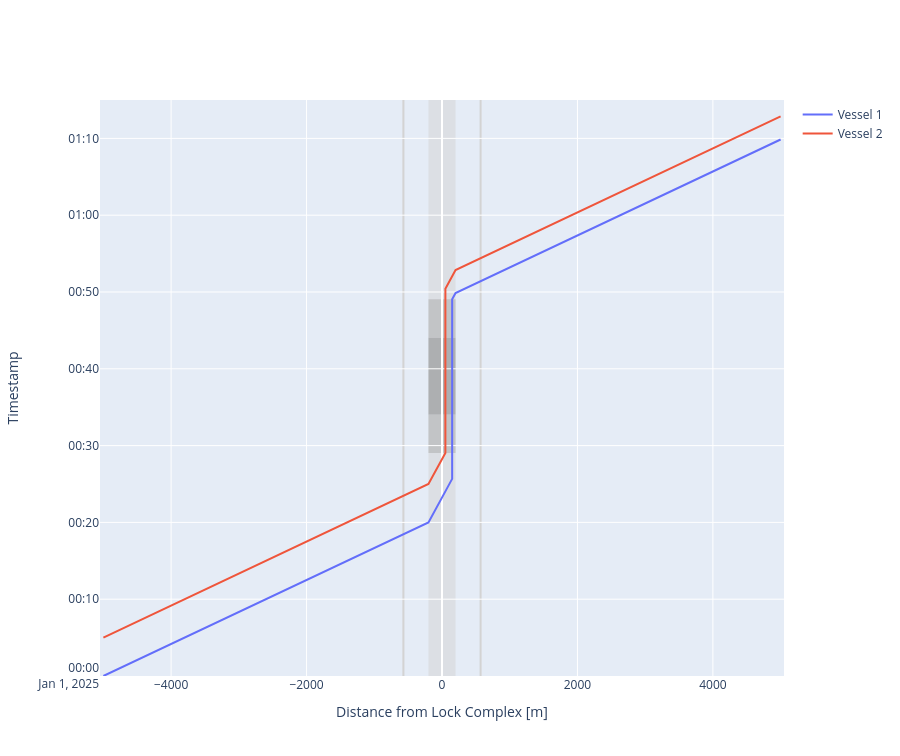

Notebook source saved alongside this figure:
### Markdown cell above
##### Time-distance diagram
The time-distance diagram confirms the above.

### Code cell
def cm_to_pixels(cm):
    return cm * 37.8 # Set figure height to 10 cmfig.update_layout(height=cm_to_pixels(10))

# We can plot the time-distance diagram
fig = lock_chamber.plot(xlimmin = -5050, 
                        xlimmax = 5050, 
                        ylimmin = datetime.datetime(2025, 1, 1, 0, 0, 0),
                        ylimmax = datetime.datetime(2025, 1, 1, 1, 15, 0),
                        method='Plotly')

fig.update_layout(height=cm_to_pixels(20))

### Figure 1 — Plotly figure (JSON) as saved in the notebook; plotly's stock layout.template omitted (floating-point values rounded to 4 significant figures)
{"data": [{"mode": "lines", "name": "Vessel 1", "type": "scatter", "x": [-5000.0, -5000.0, -200.0, -200.0, 150.0, 150.0, 150.0, 150.0, 150.0, 150.0, 150.0, 150.0, 200.0, 200.0, 570.0, 5000.0], "xaxis": "x", "y": ["2025-01-01T00:00:00", "2025-01-01T00:00:00", "2025-01-01T00:20:00", "2025-01-01T00:20:00", "2025-01-01T00:25:40.172786", "2025-01-01T00:29:02.980562", "2025-01-01T00:34:02.980562", "2025-01-01T00:34:02.980562", "2025-01-01T00:44:02.980562", "2025-01-01T00:44:02.980562", "2025-01-01T00:49:02.980562", "2025-01-01T00:49:02.980562", "2025-01-01T00:49:51.576674", "2025-01-01T00:49:51.576674", "2025-01-01T00:51:24.076674", "2025-01-01T01:09:51.576674"], "yaxis": "y"}, {"mode": "lines", "name": "Vessel 2", "type": "scatter", "x": [-5000.0, -5000.0, -200.0, -200.0, 50.0, 50.0, 50.0, 50.0, 50.0, 50.0, 50.0, 50.0, 50.0, 50.0, 200.0, 200.0, 570.0, 5000.0], "xaxis": "x", "y": ["2025-01-01T00:05:00", "2025-01-01T00:05:00", "2025-01-01T00:25:00", "2025-01-01T00:25:00", "2025-01-01T00:29:02.980562", "2025-01-01T00:29:02.980562", "2025-01-01T00:34:02.980562", "2025-01-01T00:34:02.980562", "2025-01-01T00:44:02.980562", "2025-01-01T00:44:02.980562", "2025-01-01T00:49:02.980562", "2025-01-01T00:49:02.980562", "2025-01-01T00:50:25.788337", "2025-01-01T00:50:25.788337", "2025-01-01T00:52:51.576674", "2025-01-01T00:52:51.576674", "2025-01-01T00:54:24.076674", "2025-01-01T01:12:51.576674"], "yaxis": "y"}], "layout": {"height": 756, "shapes": [{"fillcolor": "lightgrey", "layer": "below", "line": {"width": 0}, "name": "Lock Geometry", "opacity": 0.5, "type": "rect", "x0": -200, "x1": 200, "y0": "2025-01-01T00:00:00", "y1": "2025-01-01T01:15:00"}, {"fillcolor": "darkgrey", "layer": "below", "line": {"width": 0}, "name": "Lock gate closing", "opacity": 0.5, "type": "rect", "x0": -200, "x1": 200, "xref": "x", "y0": "2025-01-01T00:29:02.980562", "y1": "2025-01-01T00:34:02.980562", "yref": "y"}, {"fillcolor": "grey", "layer": "below", "line": {"width": 0}, "name": "Lock levelling", "opacity": 0.5, "type": "rect", "x0": -200, "x1": 200, "xref": "x", "y0": "2025-01-01T00:34:02.980562", "y1": "2025-01-01T00:44:02.980562", "yref": "y"}, {"fillcolor": "darkgrey", "layer": "below", "line": {"width": 0}, "name": "Lock gate opening", "opacity": 0.5, "type": "rect", "x0": -200, "x1": 200, "xref": "x", "y0": "2025-01-01T00:44:02.980562", "y1": "2025-01-01T00:49:02.980562", "yref": "y"}, {"layer": "below", "line": {"color": "lightgrey"}, "type": "line", "x0": -570, "x1": -570, "xref": "x", "y0": 0, "y1": 1, "yref": "y domain"}, {"layer": "below", "line": {"color": "lightgrey"}, "type": "line", "x0": 570, "x1": 570, "xref": "x", "y0": 0, "y1": 1, "yref": "y domain"}], "showlegend": true, "xaxis": {"anchor": "y", "domain": [0, 1], "range": [-5050, 5050], "title": {"text": "Distance from Lock Complex [m]"}}, "yaxis": {"anchor": "x", "domain": [0, 1], "range": ["2025-01-01T00:00:00", "2025-01-01T01:15:00"], "title": {"text": "Timestamp"}}}}
